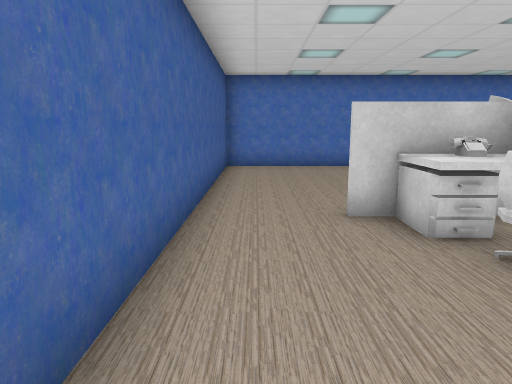
[1] (above)

17 first-person views from a walk through a Unity game level. The camera is 1.3 m above the floor, tilts 10° down and sees 70° across. The floor is counted in squares, 1 m on a side. Each view is taken from the middle of a square. On the plan, view 1 faces up. The plan holds only what a view shows up to about 15 squares ahead; the rest is blank. Some surface patterns are stand-ins.

[2]
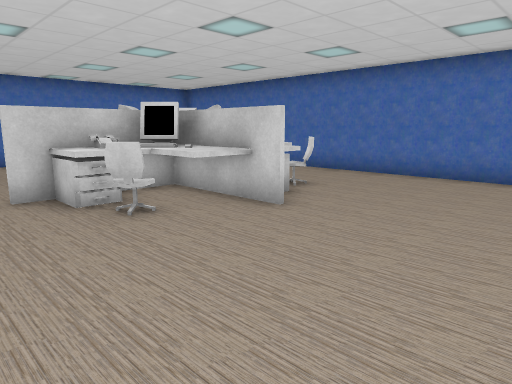

[3]
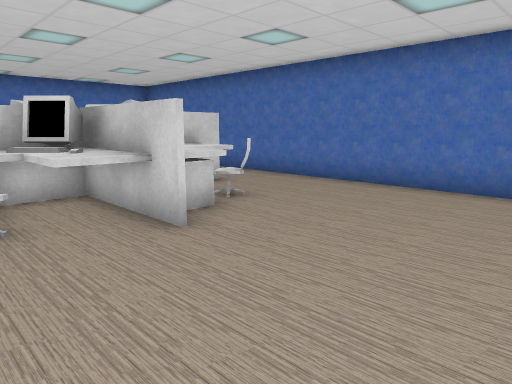

[4]
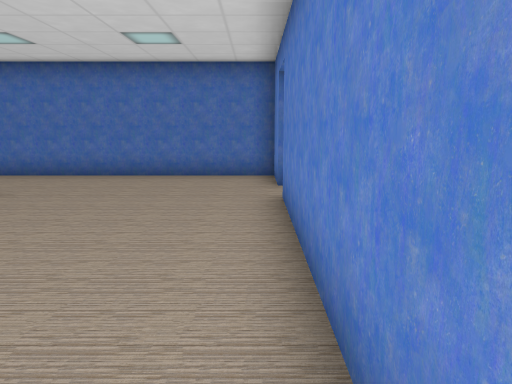

[5]
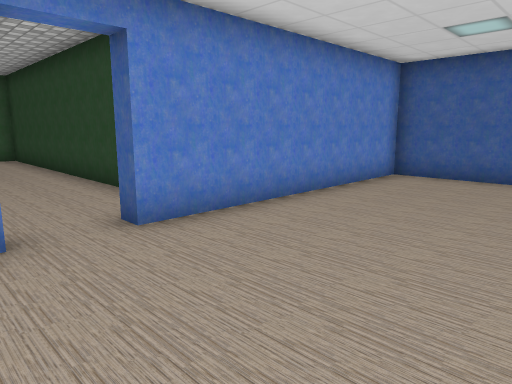

[6]
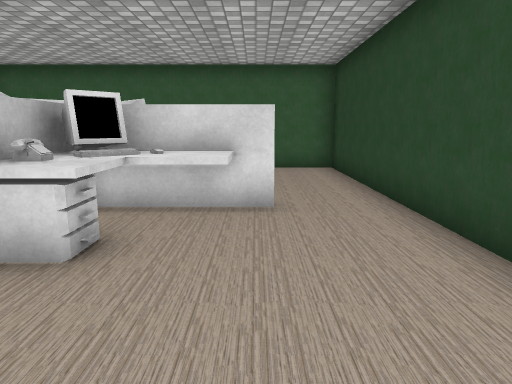

[7]
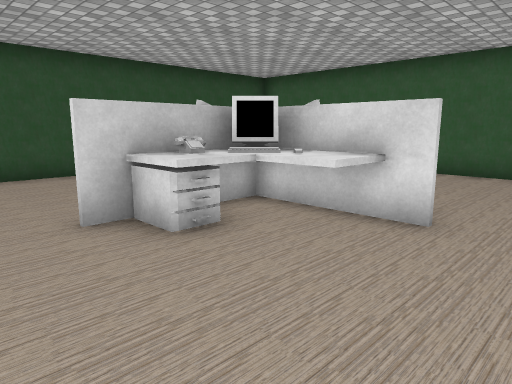

[8]
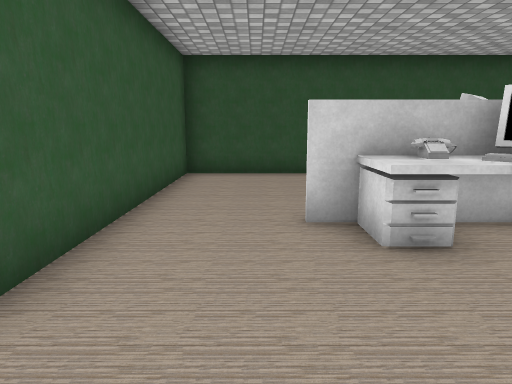

[9]
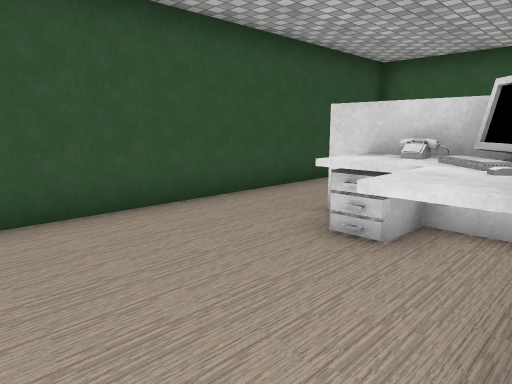

[10]
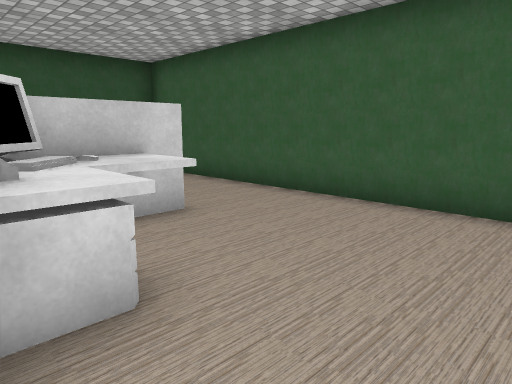

[11]
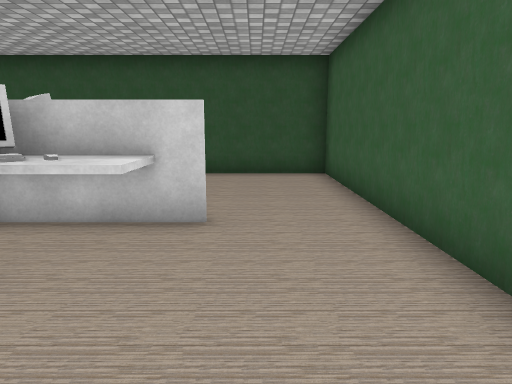

[12]
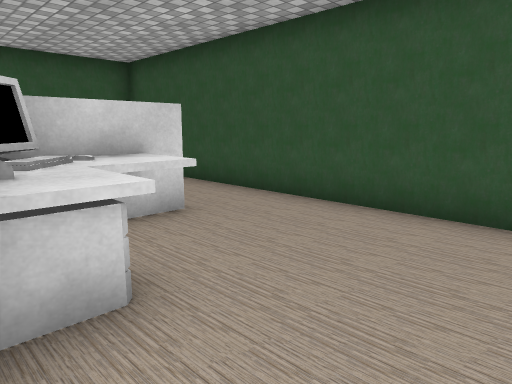

[13]
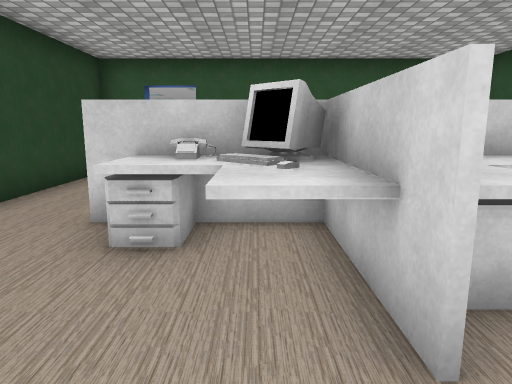

[14]
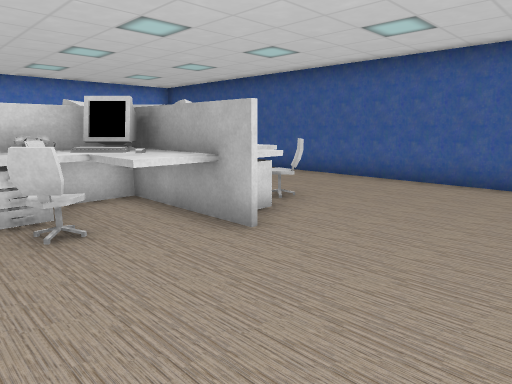

[15]
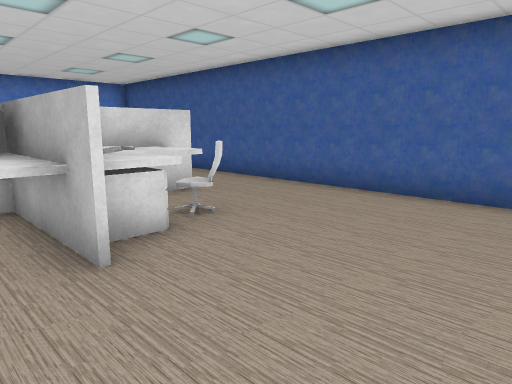

[16]
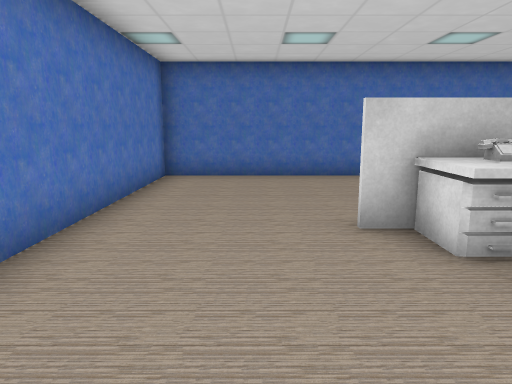

[17]
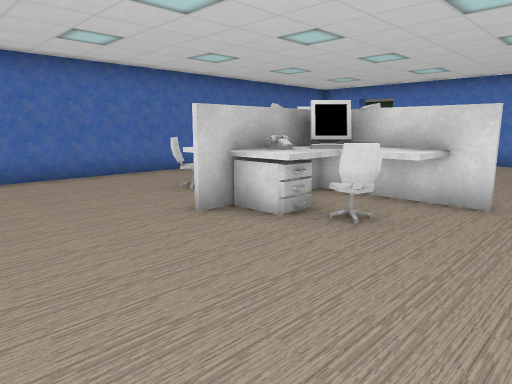

### Floor plan
Points are (right, up) in squares from view 1. A wall is a line through its corners. A room is listed if a view was taken in it or the views show most of it. See-through windows are left out.
Room 1 (views 1, 2, 3, 4, 5)
walls: (8.2, -2.5) (9.7, -2.5); (-1, 5.5) (-1, -2.5) (6.7, -2.5); (10, -2.6) (10, 5.6)
ways out: opening at (7.5, -3) to room 2; opening at (0.5, 5) to room 6; opening at (9, 5) to room 6
Room 2 (views 6, 7, 8)
walls: (5.5, -4.2) (5.5, -8.6); (6.7, -2.5) (6.7, -3); (10.6, -3) (8.6, -3)
ways out: opening at (7.5, -3) to room 1; opening at (11, -4.5) to room 3; opening at (6.5, -9) to room 4
objects: other object (8, -12) to (14, -6)
Room 3 (view 9)
walls: (16.5, -8.5) (16.5, -3) (10.6, -3)
ways out: opening at (11, -4.5) to room 2; opening at (15.5, -9) to room 5
Room 4 (views 10, 11, 13)
walls: (5.5, -8.6) (5.5, -15) (10.5, -15)
ways out: opening at (6.5, -9) to room 2; opening at (11, -13.5) to room 5
Room 5 (view 12)
walls: (10.5, -15) (16.5, -15) (16.5, -8.5)
ways out: opening at (15.5, -9) to room 3; opening at (11, -13.5) to room 4
Room 6 (views 14, 15, 16, 17)
walls: (10, 5.6) (10, 12.5) (-1, 12.5) (-1, 5.5)
ways out: opening at (0.5, 5) to room 1; opening at (9, 5) to room 1
objects: other object (2, 2) to (8, 8)

Where each view was taken, in squares from view 1:
view 1: 0 up, 0 right, facing up
view 2: 2 down, 0 right, facing up-right
view 3: 2 down, 2 right, facing up-right
view 4: 2 down, 0 right, facing right
view 5: 2 up, 9 right, facing down-left
view 6: 3 down, 8 right, facing down
view 7: 4 down, 6 right, facing down-right
view 8: 5 down, 6 right, facing right
view 9: 4 down, 11 right, facing down-right
view 10: 9 down, 6 right, facing down-right
view 11: 13 down, 6 right, facing right
view 12: 14 down, 11 right, facing up-right
view 13: 14 down, 10 right, facing up
view 14: 12 up, 8 right, facing down-left
view 15: 12 up, 6 right, facing down-left
view 16: 10 up, 0 right, facing right
view 17: 12 up, 0 right, facing down-right
